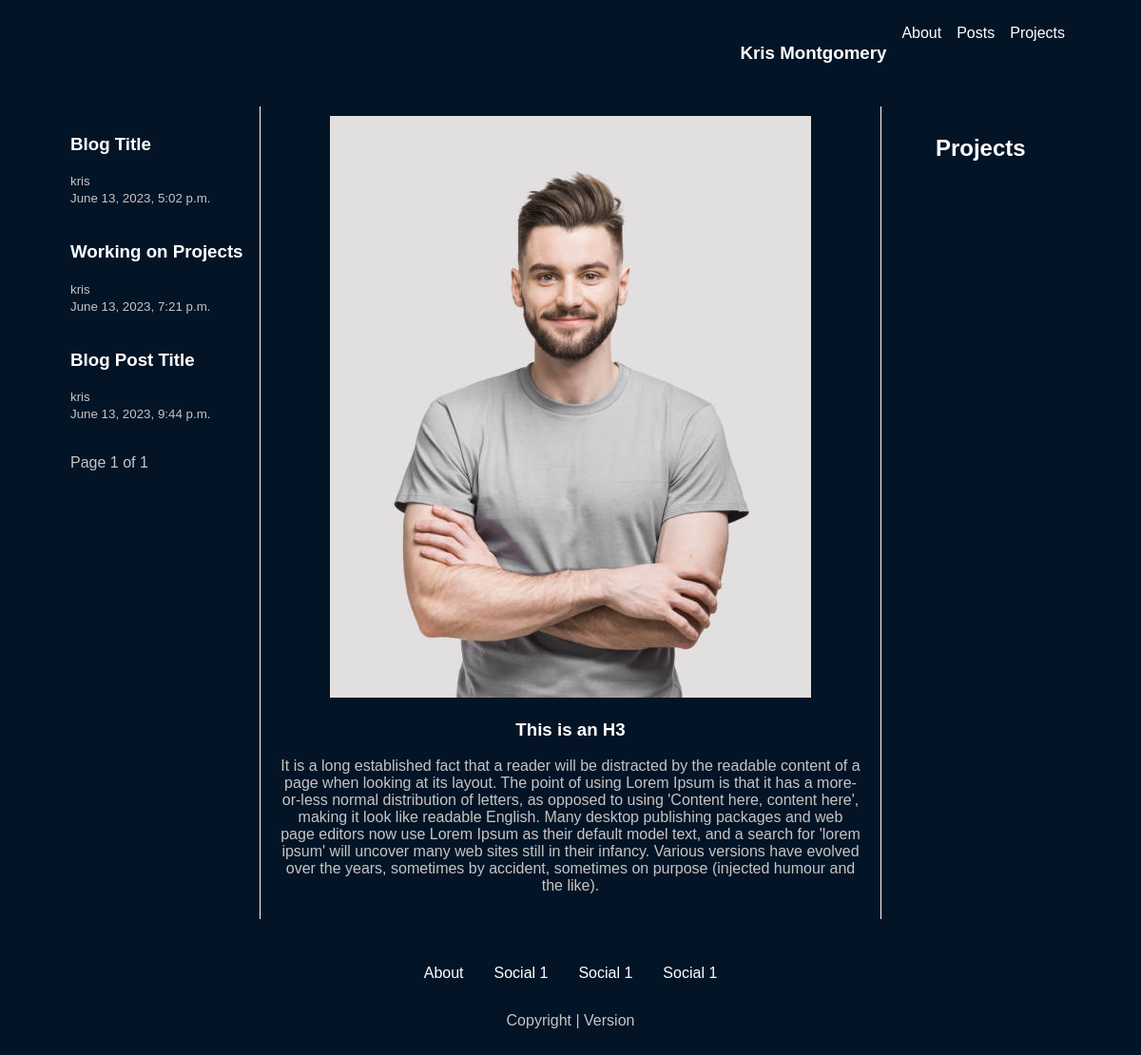
Page /?page=2 on the earlier database version.
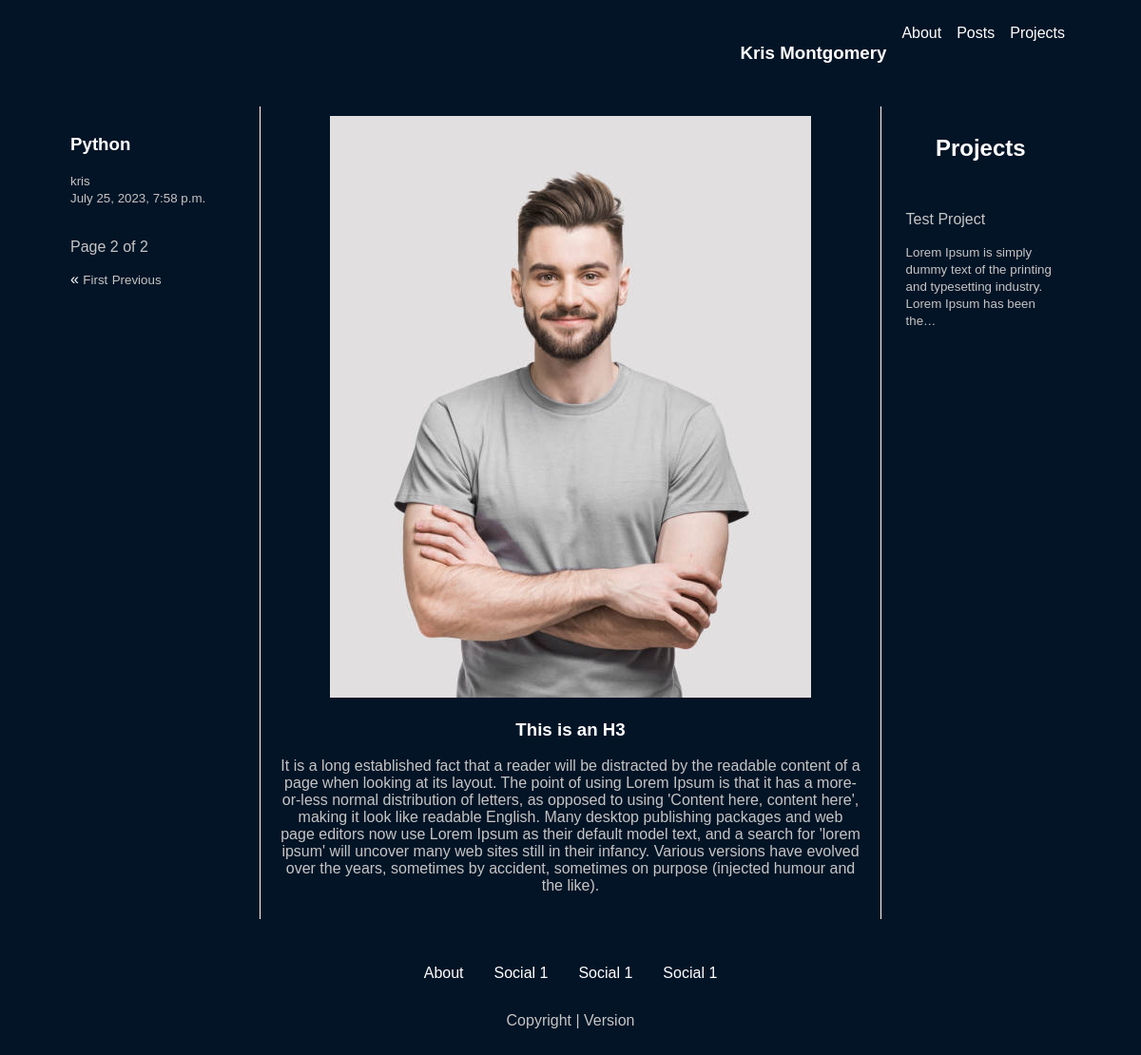
Same page on the later database version.
### main/models.py (models this page shows, shortened)
class blogPosts(models.Model):
    author = models.ForeignKey(User, on_delete=models.SET_NULL, null=True)
    title = models.CharField(max_length=200)
    post_body = models.TextField(null=True, blank=True)
    created_date = models.DateTimeField(auto_now=True)

class projectModel(models.Model):
    project_title = models.CharField(max_length=200)
    project_images = models.ImageField(upload_to=None, height_field=None, width_field=None, max_length=100, default='Project Images')
    project_body = models.TextField(null=True, blank=True)
    project_links = models.URLField(max_length=200)

### main/views.py (the view)
# urls.py: path('', views.home, name="home"),
def home(request):
    p = Paginator(blogPosts.objects.all(), 3)
    page = request.GET.get('page')
    posts = p.get_page(page)
    projects = projectModel.objects.all()
    context = {
        'posts': posts,
        'projects': projects
    }
    return render(request, 'main/home.html', context)

### main/templates/main/home.html (shortened to what this page needs)
{% extends 'main.html' %}
{% load static %}
{% block content %}
<div class="home-container">
    <div class="leftside">
        {% for t in posts %}
            <div>
                <h3><a href="{% url 'post' t.id %}">{{t.title}}</a></h4>
                <small>{{t.author}}</small><br>
                <small>{{t.created_date}}</small>
            </div>
            <br>
            {% endfor %}
            <p>Page {{ posts.number }} of {{ posts.paginator.num_pages }}</p>
            {% if posts.has_previous %}
                <a href="?page=1">&laquo <small>First</small></a>
                <a href="?page={{posts.previous_page_number}}"><small>Previous</small></a>
            {% endif %}
        </div>
        <div class="main-content">
            <img src="{% static 'images/pro_picture.jpg' %}">
            <H3>This is an H3</H3>
            <p>It is a long established fact that a reader will be distracted by the readable content of a page when looking at its layout. The point of using Lorem Ipsum is that it has a more-or-less normal distribution of letters, as opposed to using 'Content here, content here', making it look like readable English. Many desktop publishing packages and web page editors now use Lorem Ipsum as their default model text, and a search for 'lorem ipsum' will uncover many web sites still in their infancy. Various versions have evolved over the years, sometimes by accident, sometimes on purpose (injected humour and the like).</p>
        </div>
        <div class="rightside">
            <h2>Projects</h2>
            {% for p in projects %}
                <div class="project_container">
                    <p>{{p.project_title}}</p>
                    <small>{{p.project_body|truncatechars:100}}</small>
                </div>
            {% endfor %}
        </div>
    </div>
    {% endblock %}

### Templates/main.html (shortened to what this page needs)
{% load static %}
<!DOCTYPE html>
<html lang="en">
<head>
    <link rel="stylesheet" href="{% static 'styles/main.css' %}">
</head>
<body>
    {% include 'navbar.html' %}
        {% block content %}
        {% endblock %}
    {% include 'footer.html' %}
</body>
</html>

### Templates/navbar.html
{% block content %}
    <div class="navbar-container">
        <ul class="navbar">
            <li class="navbar-item fullwidth"><h3><a href="{% url 'home' %}">Kris Montgomery</a></h3></li>
            <li class="navbar-item"><a href="">About</a></li>
            <li class="navbar-item"><a href="">Posts</a></li>
            <li class="navbar-item"><a href="">Projects</a></li>
        </ul>
    </div>
{% endblock %}

### Templates/footer.html
{% block content %}
    <div class="footer-container">
        <ul class="footer">
            <li class="footer-item"><a href="">About</a></li>
            <li class="footer-item"><a href="">Social 1</a></li>
            <li class="footer-item"><a href="">Social 1</a></li>
            <li class="footer-item"><a href="">Social 1</a></li>
        </ul>
        <div class="copyright">
            <p>Copyright | Version</p>
        </div>
    </div>
{% endblock %}

### static/styles/main.css (style rules this page uses)
body { background-color: rgb(3, 20, 38); font-family: 'Trebuchet MS', sans-serif; margin: 0; }
h1, h2, h3 { color: white; }
p, small { color: #c5c5c5; }
a { color: white; }
.navbar-container { margin: 0 4em 0 4em; }
.navbar { height: 5rem; display: grid; justify-self: end; grid-template-columns: 1fr repeat(3, fit-content(100px)); grid-gap: 1rem; padding: 0 1rem 0 1rem; align-content: center; }
.navbar-item { list-style-type: none; }
.fullwidth { grid-column: 1 / 2; justify-self: start; }
.home-container { display: grid; grid-template-columns: 1fr 3fr 1fr; grid-gap: 10px; margin: 0 4em 0 4em; }
.leftside { border-right: 1px solid white; padding: 10px; }
.main-content { justify-items: center; padding: 10px; text-align: center; }
.rightside { border-left: 1px solid white; padding: 10px; text-align: center; }
.project_container { padding: 1em; color: #c5c5c5; cursor: pointer; display: inline-block; position: relative; transition: 0.5s; border-radius: 5px; text-align: left; }
.project_container:after { content: '→'; position: absolute; opacity: 0; top: 14px; right: -20px; transition: 0.5s; }
.footer-container { bottom: 0; width: 100%; text-align: center; margin: 3em 0 3em 0; }
.footer { list-style-type: none; display: grid; grid-template-columns: repeat(4, fit-content(100px)); grid-gap: 2rem; justify-content: center; }
ul { padding:0; }
a { text-decoration: none; }
.copyright { display: grid; grid-template-columns: 1fr; justify-items: center; }

Differences in the rows shown:
no longer on this page (row unchanged): blogPosts: title "Blog Title", author "kris", created_date "June 13, 2023, 5:02 p.m."
no longer on this page (row unchanged): blogPosts: title "Working on Projects", author "kris", created_date "June 13, 2023, 7:21 p.m."
no longer on this page (row unchanged): blogPosts: title "Blog Post Title", author "kris", created_date "June 13, 2023, 9:44 p.m."
added blogPosts: title "Python", author "kris", created_date "July 25, 2023, 7:58 p.m."
added projectModel: project_title "Test Project", project_body "Lorem Ipsum is simply dummy text of the printing and typesetting industry. Lorem Ipsum has been the…"
Other differences:
{{ posts.number }}: "1" → "2"
{{ posts.paginator.num_pages }}: "1" → "2"
text now shown: "« First Previous"
